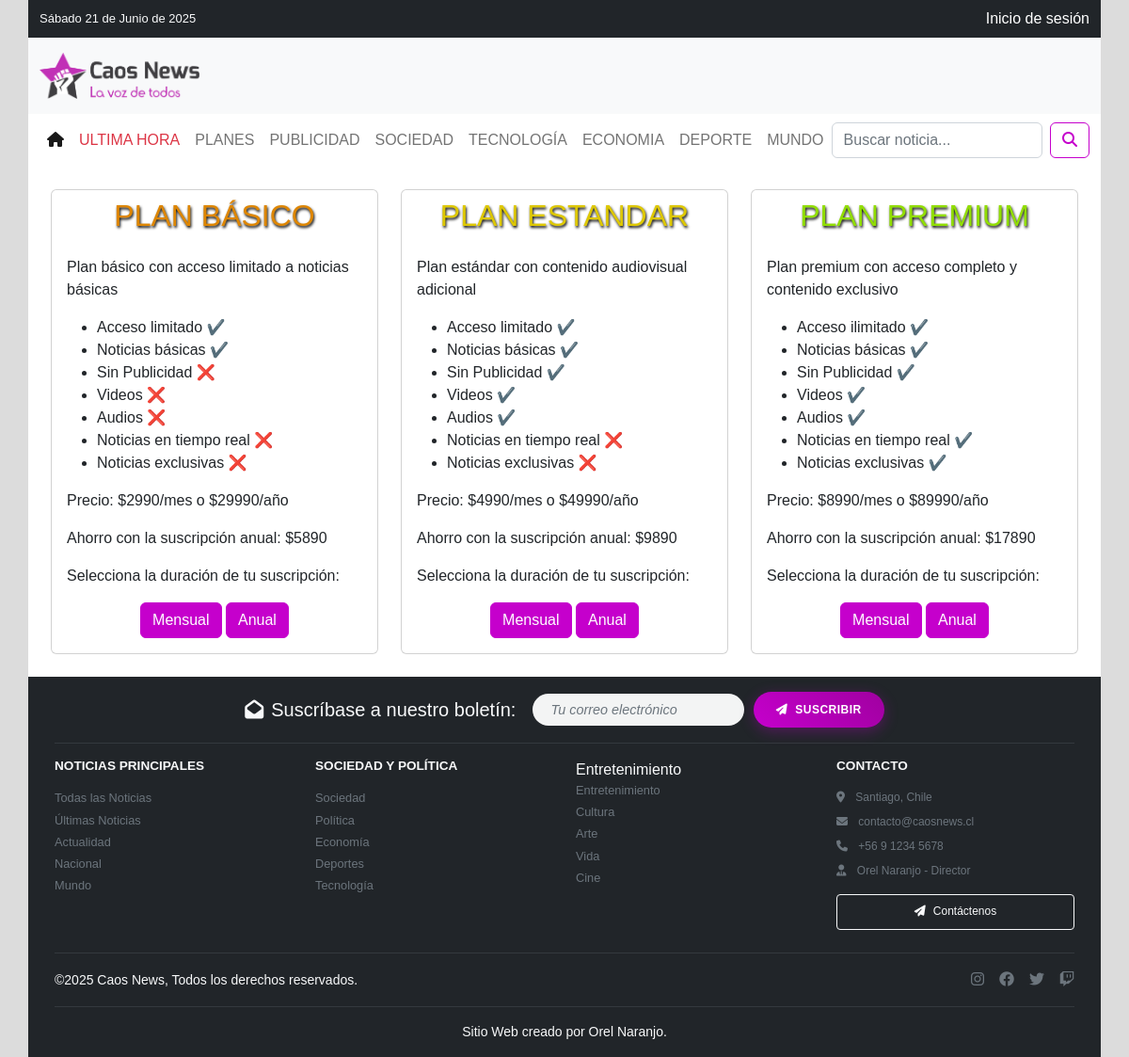
The page /subscriptions/ on the database its author committed.
### CaosNewsApp/models.py (models this page shows, shortened)
class Plan(models.Model):
    id_plan = models.AutoField(db_column='id_plan', primary_key=True)
    nombre = models.CharField(max_length=50, blank=False, null=False)
    descripcion = models.TextField(blank=True, default='')
    caracteristicas = models.TextField(blank=True, default='', help_text='Una característica por línea')
    activo = models.BooleanField(default=True)
    fecha_creacion = models.DateTimeField(auto_now_add=True)
    @property
    def caracteristicas_list(self):
        if self.caracteristicas:
            return [caracteristica.strip() for caracteristica in self.caracteristicas.split('\n') if caracteristica.strip()]
        return []
    @property
    def precio_mensual(self):
        precio_mensual_obj = self.precios.filter(duracion_dias=30, activo=True).first()
        return precio_mensual_obj.valor if precio_mensual_obj else 0
    @property
    def precio_anual(self):
        precio_anual_obj = self.precios.filter(duracion_dias=365, activo=True).first()
        return precio_anual_obj.valor if precio_anual_obj else None
    @property
    def ahorro_anual(self):
        if self.precio_anual and self.precio_mensual:
            precio_anual_mensual = self.precio_mensual * 12
            return precio_anual_mensual - self.precio_anual
        return 0
    class Meta:
        verbose_name = 'Plan'
        verbose_name_plural = 'Planes'

class PrecioPlan(models.Model):
    id_precio = models.AutoField(db_column='id_precio', primary_key=True)
    plan = models.ForeignKey(Plan, on_delete=models.CASCADE, related_name='precios')
    nombre_periodo = models.CharField(
        max_length=50,
        help_text="Nombre del período (ej: Mensual, Trimestral, Semestral, Anual, etc.)"
    )
    duracion_dias = models.PositiveIntegerField(
        help_text="Duración en días del período de suscripción"
    )
    valor = models.DecimalField(max_digits=10, decimal_places=2)
    activo = models.BooleanField(default=True)
    fecha_creacion = models.DateTimeField(auto_now_add=True)
    class Meta:
        verbose_name = 'Precio de Plan'
        verbose_name_plural = 'Precios de Planes'
        unique_together = ['plan', 'nombre_periodo']  # Un solo precio por nombre de período por plan
        ordering = ['plan', 'duracion_dias']

### CaosNewsApp/views/public_views.py (the view)
# urls.py: path("subscriptions/", views.subscriptions, name="subscriptions"),
def subscriptions(request):
    from CaosNewsApp.models import Plan
    planes = Plan.objects.filter(activo=True).order_by('nombre')
    import logging
    logger = logging.getLogger('django')
    logger.debug(f"[subscriptions] request.GET: {request.GET}")
    logger.debug(f"[subscriptions] request.GET.get('q'): {request.GET.get('q', None)}")
    context = {
        'planes': planes
    }
    return render(request, "subscriptions.html", context)

### CaosNewsApp/context_processors.py (called while the page is built)
def search_query(request):
    return {'q': request.GET.get('q', '')}

def notificaciones_usuario(request):
    if request.user.is_authenticated:
        notificaciones = request.user.get_notificaciones_no_leidas()
        return {
            'notificaciones_pendientes': notificaciones,
            'tiene_notificaciones': request.user.tiene_notificaciones_pendientes()
        }
    return {
        'notificaciones_pendientes': [],
        'tiene_notificaciones': False
    }

### CaosNewsApp/templates/subscriptions.html (shortened to what this page needs)
{% extends './index.html' %} {% load static %} {% block title %}Caos News - Suscripciones{% endblock %} {% block body %}
<div class="row">
  {% for plan in planes %}
  <div class="col">
    <div class="card h-100 d-flex flex-column">
      <h2
        class="text-center pt-2 plan-title {% if plan.nombre == 'Plan Básico' %}plan-basico{% endif %} {% if plan.nombre == 'Plan Estandar' %}plan-estandar{% endif %} {% if plan.nombre == 'Plan Premium' %}plan-premium{% endif %}"
      >
        {{ plan.nombre|upper }}
      </h2>
      <div class="card-body d-flex flex-column justify-content-between">
        <p class="card-text">{{ plan.descripcion }}</p>
        {% if plan.caracteristicas_list %}
        <ul>
          {% for caracteristica in plan.caracteristicas_list %}
          <li>{{ caracteristica }}</li>
          {% endfor %}
        </ul>
        {% endif %}
        <p class="card-text">
          Precio: ${{ plan.precio_mensual|floatformat:0 }}/mes{% if plan.precio_anual %} o ${{ plan.precio_anual|floatformat:0 }}/año{% endif %}
        </p>
        {% if plan.ahorro_anual %}
        <p class="card-text">Ahorro con la suscripción anual: ${{ plan.ahorro_anual|floatformat:0 }}</p>
        {% endif %}
        <p class="card-text">Selecciona la duración de tu suscripción:</p>
        <div class="text-center">
          {% for precio in plan.precios.all %} {% if precio.activo %}
          <button
            class="btn btn-primary subscription-button"
            data-price="{{ precio.valor|floatformat:0 }}"
            data-subscription-type="{{ plan.nombre }} - {{ precio.nombre_periodo }}"
          >
            {{ precio.nombre_periodo }}
          </button>
          {% endif %} {% endfor %}
        </div>
      </div>
    </div>
  </div>
  {% endfor %}
</div>
{% endblock %}

### rows shown on the page
Plan: nombre "PLAN BÁSICO", descripcion "Plan básico con acceso limitado a noticias básicas", caracteristicas_list "Acceso limitado ✔️" "Noticias básicas ✔️" "Sin Publicidad ❌" "Videos ❌" "Audios ❌" "Noticias en tiempo real ❌" "Noticias exclusivas ❌", precio_mensual "2990", precio_anual "29990", ahorro_anual "5890"
PrecioPlan: nombre_periodo "Mensual"
PrecioPlan: nombre_periodo "Anual"
Plan: nombre "PLAN ESTANDAR", descripcion "Plan estándar con contenido audiovisual adicional", caracteristicas_list "Acceso limitado ✔️" "Noticias básicas ✔️" "Sin Publicidad ✔️" "Videos ✔️" "Audios ✔️" "Noticias en tiempo real ❌" "Noticias exclusivas ❌", precio_mensual "4990", precio_anual "49990", ahorro_anual "9890"
PrecioPlan: nombre_periodo "Mensual"
PrecioPlan: nombre_periodo "Anual"
Plan: nombre "PLAN PREMIUM", descripcion "Plan premium con acceso completo y contenido exclusivo", caracteristicas_list "Acceso ilimitado ✔️" "Noticias básicas ✔️" "Sin Publicidad ✔️" "Videos ✔️" "Audios ✔️" "Noticias en tiempo real ✔️" "Noticias exclusivas ✔️", precio_mensual "8990", precio_anual "89990", ahorro_anual "17890"
PrecioPlan: nombre_periodo "Mensual"
PrecioPlan: nombre_periodo "Anual"
